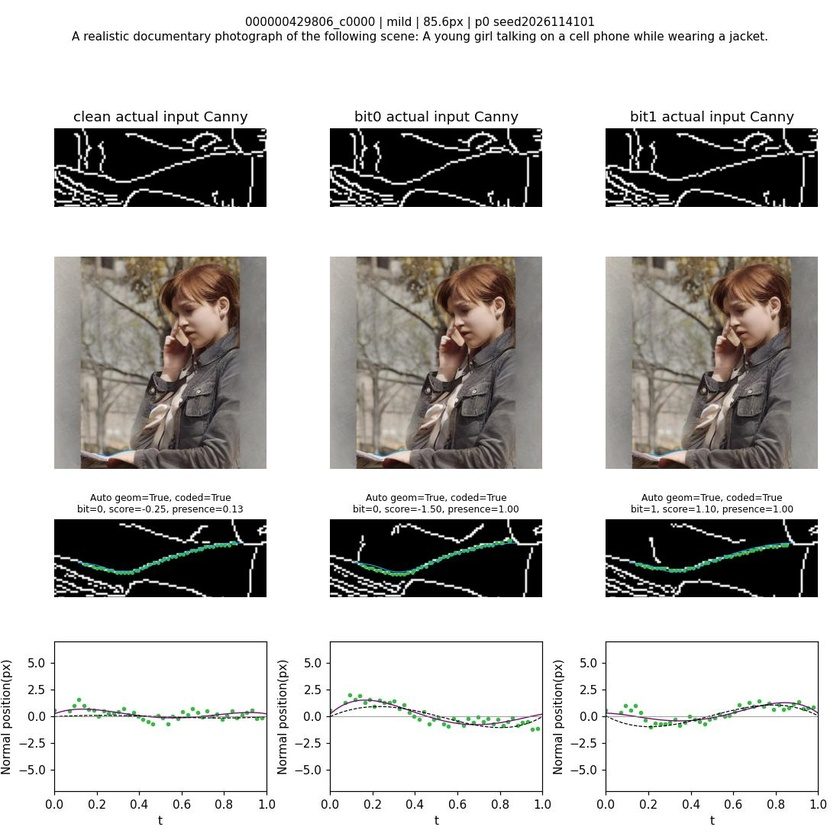
#> input picture examples/panels/s1_reference.jpg, 840 x 840 px, shrunk from 1100 x 1100 before the run; its folder holds only this picture in this run
$ python -i observations.py   (imports and definitions only)   (older library calls are emulated)
#> lines starting #> are read from the running program, lines starting #| are printed output that depends on the picture
#> further down, picture is the input picture: shape (840, 840, 3); mean B, G, R 190.7, 192.7, 194.2
### canny_geometry/matcher.py
"""Extracted frozen graph geometry; no experiment-directory dependencies."""
from __future__ import annotations
import math
import cv2
import numpy as np
from scipy.interpolate import splprep, splev
from scipy.ndimage import gaussian_filter1d
from scipy.signal import find_peaks
from scipy.sparse import csr_matrix
from scipy.sparse.csgraph import dijkstra
from scipy.spatial import cKDTree

# From outputs/canny_broad_peak_code_20261111/source/frozen_stage1_matcher.py:26; numerical body unchanged.
def thinning(edge):
    """Zhang-Suen thinning; OpenCV Canny input, no extra contrib dependency."""
    a=np.pad(edge.astype(np.uint8),1)
    while True:
        removed=0
        for phase in (0,1):
            p=a[1:-1,1:-1]
            ns=[a[:-2,1:-1],a[:-2,2:],a[1:-1,2:],a[2:,2:],a[2:,1:-1],a[2:,:-2],a[1:-1,:-2],a[:-2,:-2]]
            b=sum(ns);trans=sum(((ns[k]==0)&(ns[(k+1)%8]==1)).astype('uint8') for k in range(8))
            if phase==0:keep=(ns[0]*ns[2]*ns[4]==0)&(ns[2]*ns[4]*ns[6]==0)
            else:keep=(ns[0]*ns[2]*ns[6]==0)&(ns[0]*ns[4]*ns[6]==0)
            erase=(p==1)&(b>=2)&(b<=6)&(trans==1)&keep
            removed+=int(erase.sum());p[erase]=0
        if removed==0:break
    return a[1:-1,1:-1]>0

# From outputs/canny_broad_peak_code_20261111/source/frozen_stage1_matcher.py:42; numerical body unchanged.
def skeleton_graph(edge):
    sk=thinning(edge);yy,xx=np.nonzero(sk);coords=np.column_stack([xx,yy]).astype('float64')
    lookup=np.full(sk.shape,-1,np.int32);lookup[yy,xx]=np.arange(len(xx))
    rr=[];cc=[];ww=[]
    for dx,dy in ((1,0),(0,1),(1,1),(-1,1)):
        nx,ny=xx+dx,yy+dy;valid=(nx>=0)&(nx<sk.shape[1])&(ny>=0)&(ny<sk.shape[0])
        ids=np.nonzero(valid)[0];nid=lookup[ny[valid],nx[valid]];ok=nid>=0
        if dx and dy:
            # Drop diagonal triangles when a cardinal two-step route exists.
            ok&=~(sk[yy[ids],nx[valid]]|sk[ny[valid],xx[ids]])
        ids=ids[ok];nid=nid[ok]
        rr.extend([ids,nid]);cc.extend([nid,ids]);ww.extend([np.full(len(ids),math.hypot(dx,dy))]*2)
    rr=np.concatenate(rr);cc=np.concatenate(cc);ww=np.concatenate(ww)
    graph=csr_matrix((ww,(rr,cc)),shape=(len(xx),len(xx)))
    return dict(skeleton=sk,coords=coords,graph=graph,lookup=lookup)

# From outputs/canny_broad_peak_code_20261111/source/frozen_stage1_matcher.py:58; numerical body unchanged.
# [28 lines left out: functions traces, resample, not called in this run]

# From outputs/canny_broad_peak_code_20261111/source/frozen_stage1_matcher.py:86; numerical body unchanged.
def tangent(p):
    smooth=gaussian_filter1d(np.asarray(p,float),1.5,axis=0,mode='nearest')
    v=np.gradient(smooth,axis=0);return v/np.maximum(np.linalg.norm(v,axis=1,keepdims=True),1e-9)

# From outputs/canny_broad_peak_code_20261111/source/frozen_stage1_matcher.py:90; numerical body unchanged.
def length(p):return float(np.linalg.norm(np.diff(p,axis=0),axis=1).sum())

# From outputs/canny_broad_peak_code_20261111/source/frozen_stage1_matcher.py:92; numerical body unchanged.
# [96 lines left out: functions source_curves, curve_match, not called in this run]

### canny_geometry/geometry.py
"""Original canonical coordinates and displacement fields."""
import numpy as np
from . import matcher as M
def matcher():
    return M

# From canny_curve_stage2_bit.py:26; numerical body unchanged.
def canonical(samples):
    p=np.asarray(samples,float)
    return p if tuple(p[0])<tuple(p[-1]) else p[::-1].copy()

# From canny_curve_stage2_bit.py:30; numerical body unchanged.
# [17 lines left out: functions fields, geometry, not called in this run]

### canny_geometry/observations.py
"""Original real-edge observation search; no synthesized points."""
import cv2
import numpy as np
from scipy.spatial import cKDTree
from scipy.sparse.csgraph import connected_components
from .geometry import canonical, fields, matcher
M = matcher()

# From curve_receiver_stage2b.py:15; numerical body unchanged.
def mathmod():
    global M
    if M is None:M=matcher()
    return M

# From curve_receiver_stage2b.py:20; numerical body unchanged.
def prepare_target(rgb,low=100,high=200,soft=None):
#> called with low = 100, high = 200
    m=mathmod();edge=cv2.Canny(rgb,low,high);g=m.skeleton_graph(edge);xy=g['coords'];yy=xy[:,1].astype(int);xx=xy[:,0].astype(int)
#> after `edge = cv2.Canny(rgb, low, high)`:
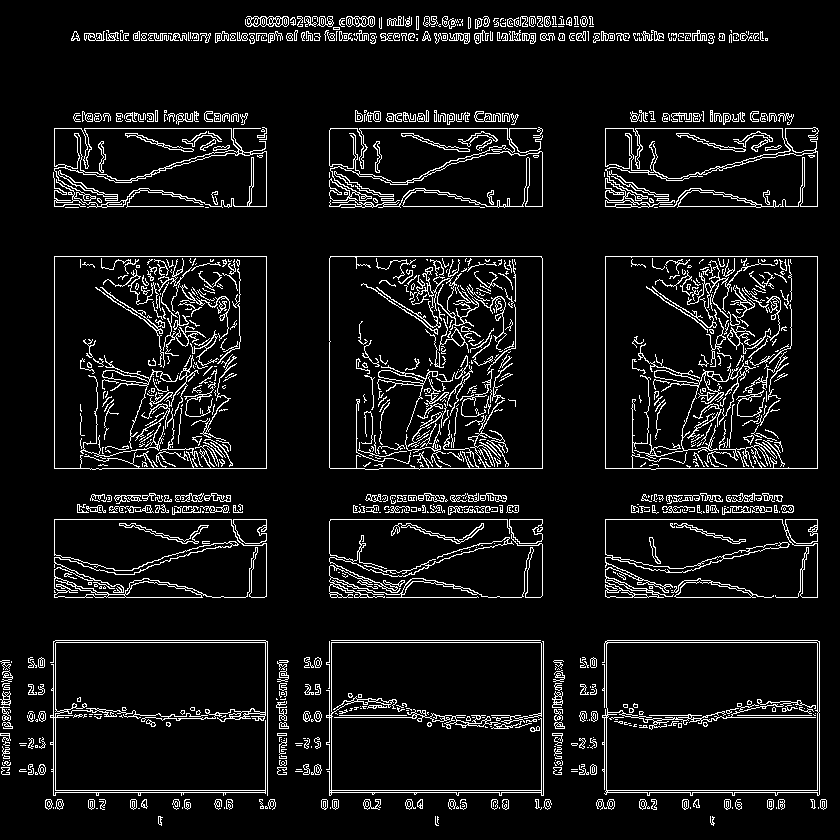
#> edge: shape (840, 840); 7.9% white in thin lines or dots
#> after `g = m.skeleton_graph(edge)`: g = 4 items
#> after `xy = g['coords']`: xy = 55533 pairs, first value 0 to 826, second value 16 to 825
    gx=cv2.Sobel(rgb.astype(np.float32),cv2.CV_32F,1,0,ksize=3);gy=cv2.Sobel(rgb.astype(np.float32),cv2.CV_32F,0,1,ksize=3)
#> after `gx = cv2.Sobel(rgb.astype(np.float32), cv2.CV_32F, 1, 0, ksize=3)`:
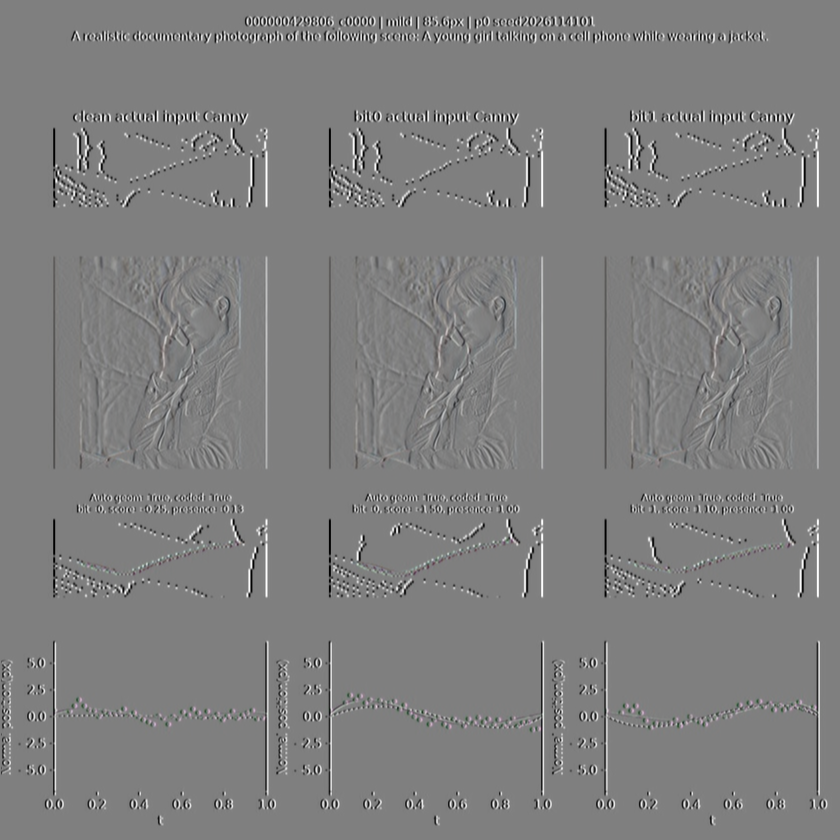
#> gx: shape (840, 840, 3) float32; mean B, G, R 0, 0, 0; drawn with min black and max white
#> after `gy = cv2.Sobel(rgb.astype(np.float32), cv2.CV_32F, 0, 1, ksize=3)`:
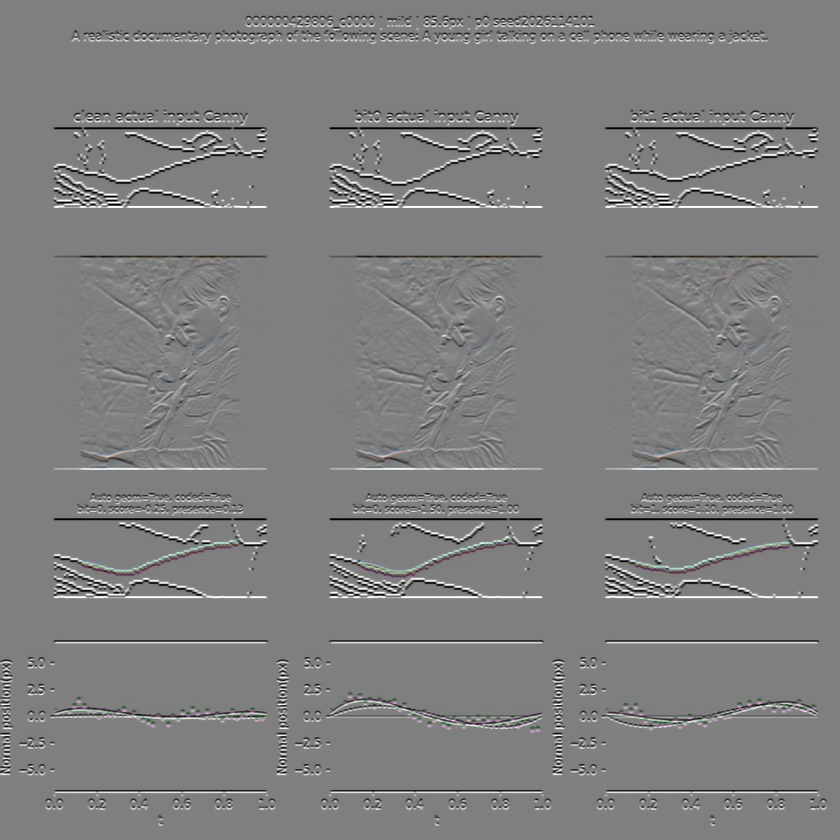
#> gy: shape (840, 840, 3) float32; mean B, G, R 0, 0, 0; drawn with min black and max white
    channel=np.argmax(gx*gx+gy*gy,axis=2);a=gx[yy,xx,channel[yy,xx]];b=gy[yy,xx,channel[yy,xx]]
#> after `channel = np.argmax(gx * gx + gy * gy, axis=2)`:
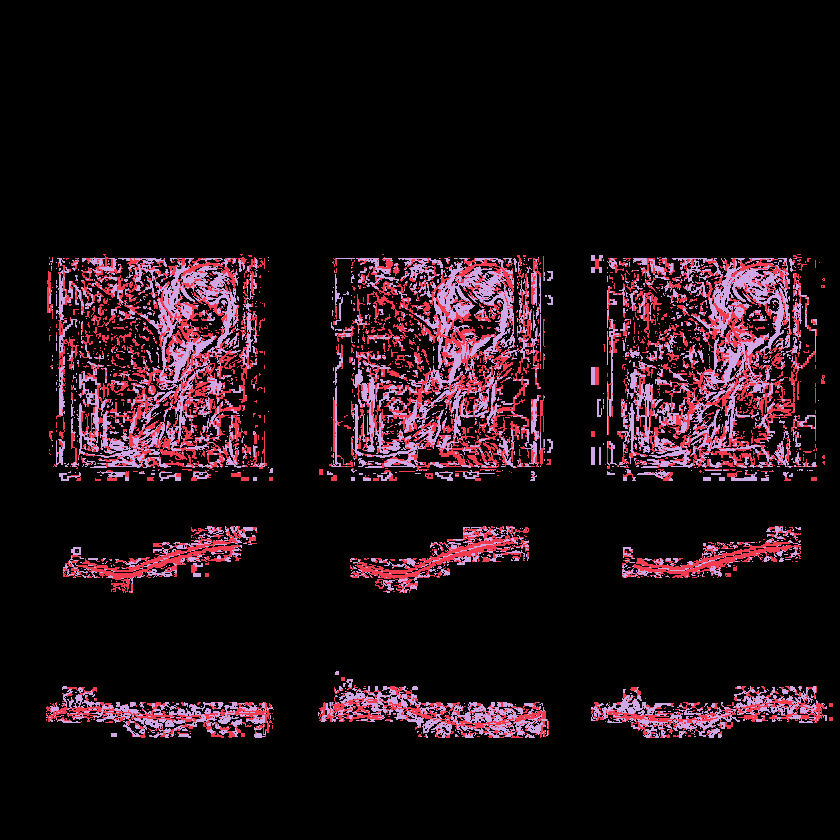
#> channel: shape (840, 840) int64; 3 distinct labels, from 0 to 2; one colour per label, 0 black
    norm=np.maximum(np.hypot(a,b),1e-6);t=np.c_[-b/norm,a/norm]
#> after `t = np.c_[-b / norm, a / norm]`: t = 55533 pairs, first value -1 to 1, second value -1 to 1
    strength=np.ones(len(xy)) if soft is None else .25+.75*np.clip(soft[yy,xx],0,1)
    _,components=connected_components(g['graph'],directed=False)
    return dict(**g,tangents=t,strength=strength,components=components,edge=edge)

# From curve_receiver_stage2b.py:29; numerical body unchanged.
def basis(source):
    p,u,n,phi=fields(source,'polynomial',mathmod());return p,u,n,phi

# From curve_receiver_stage2b.py:71; numerical body unchanged.
# [74 lines left out: functions path_observations, ordered_observations, binary_target, not called in this run]

>>> import cv2
>>> picture = cv2.imread('../examples/panels/s1_reference.jpg')
>>> result = prepare_target(picture)
#> result = 8 items

$ run again, on examples/panels/stable_compare.png
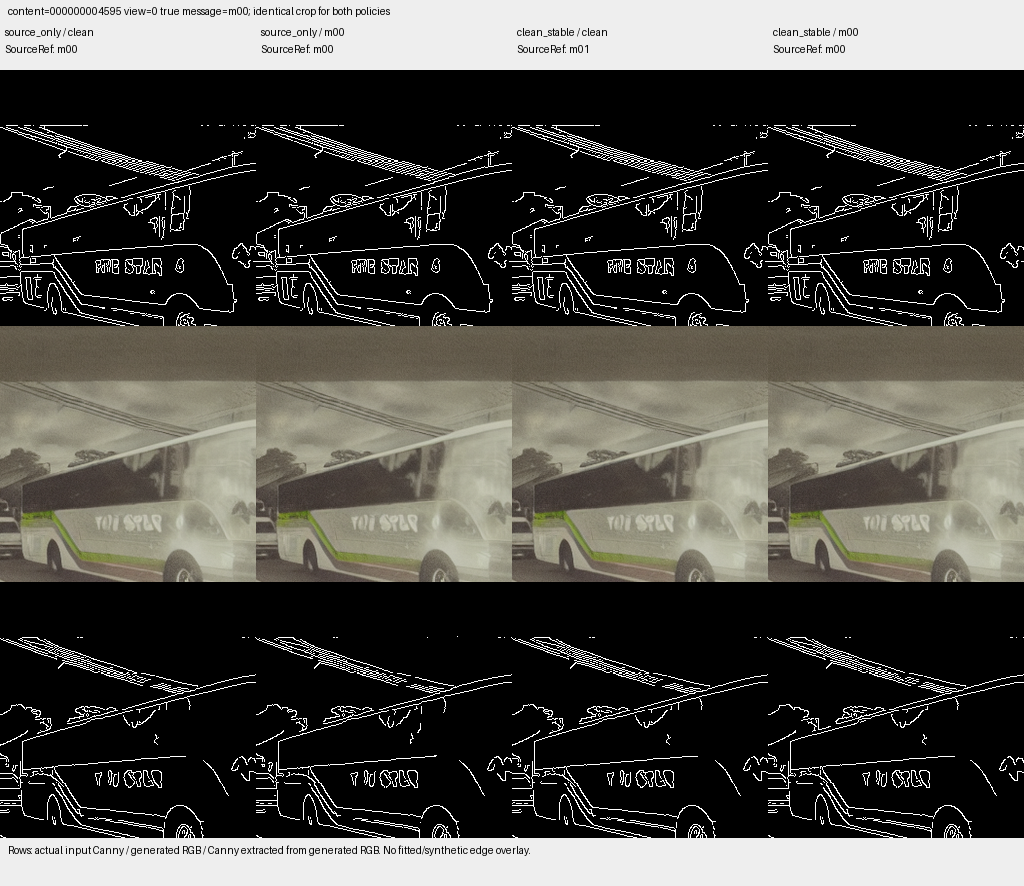
#> input picture examples/panels/stable_compare.png, 1024 x 886 px
#> picture is the input picture: shape (886, 1024, 3); mean B, G, R 71.1, 76, 77.4
#> in prepare_target, `edge = cv2.Canny(rgb, low, high)`:
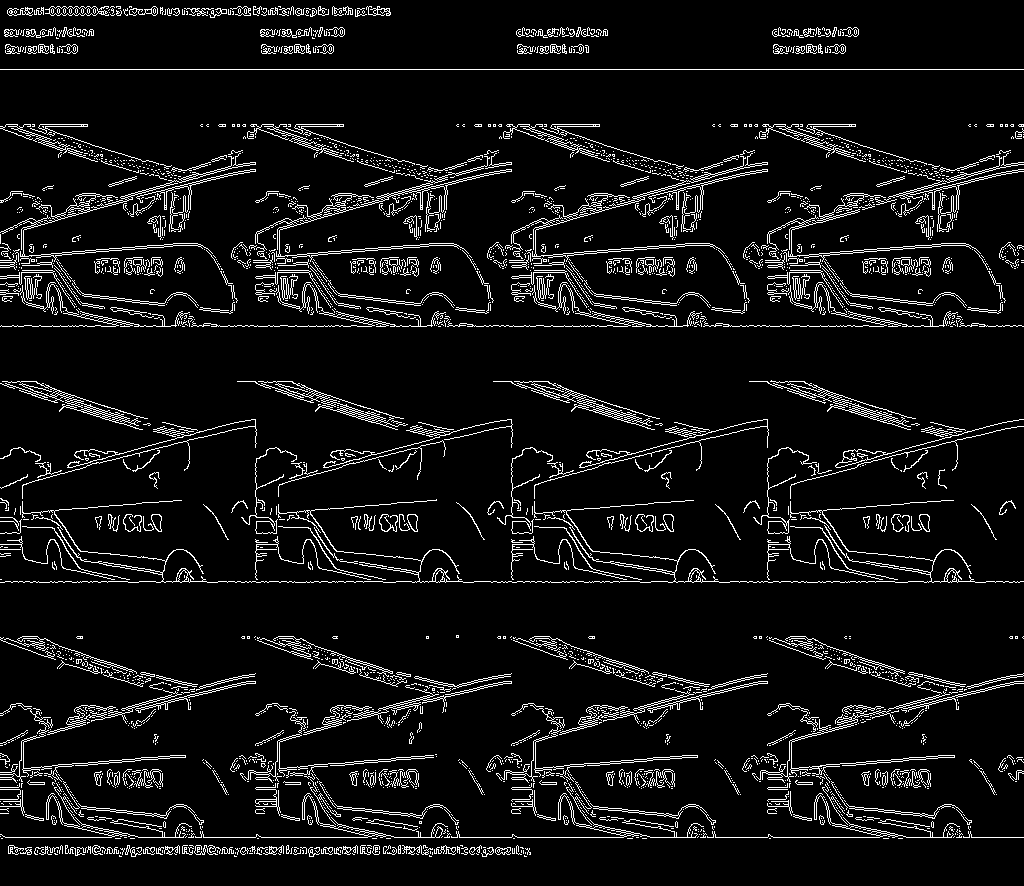
#> edge: shape (886, 1024); 7.3% white in thin lines or dots
#> g = 4 items
#> xy = 66660 pairs, first value 0 to 1023, second value 6 to 856
#> in prepare_target, `channel = np.argmax(gx * gx + gy * gy, axis=2)`:
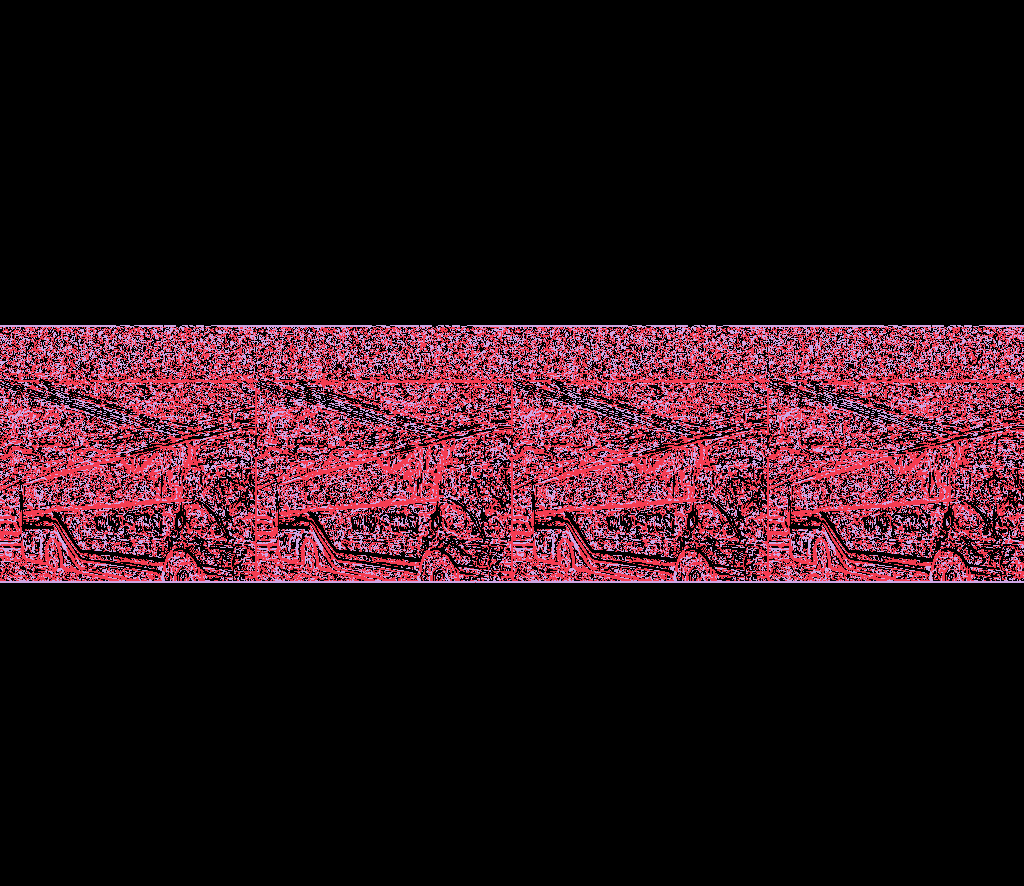
#> channel: shape (886, 1024) int64; 3 distinct labels, from 0 to 2; one colour per label, 0 black
#> t = 66660 pairs, first value -1 to 1, second value -1 to 1
#> result = 8 items
